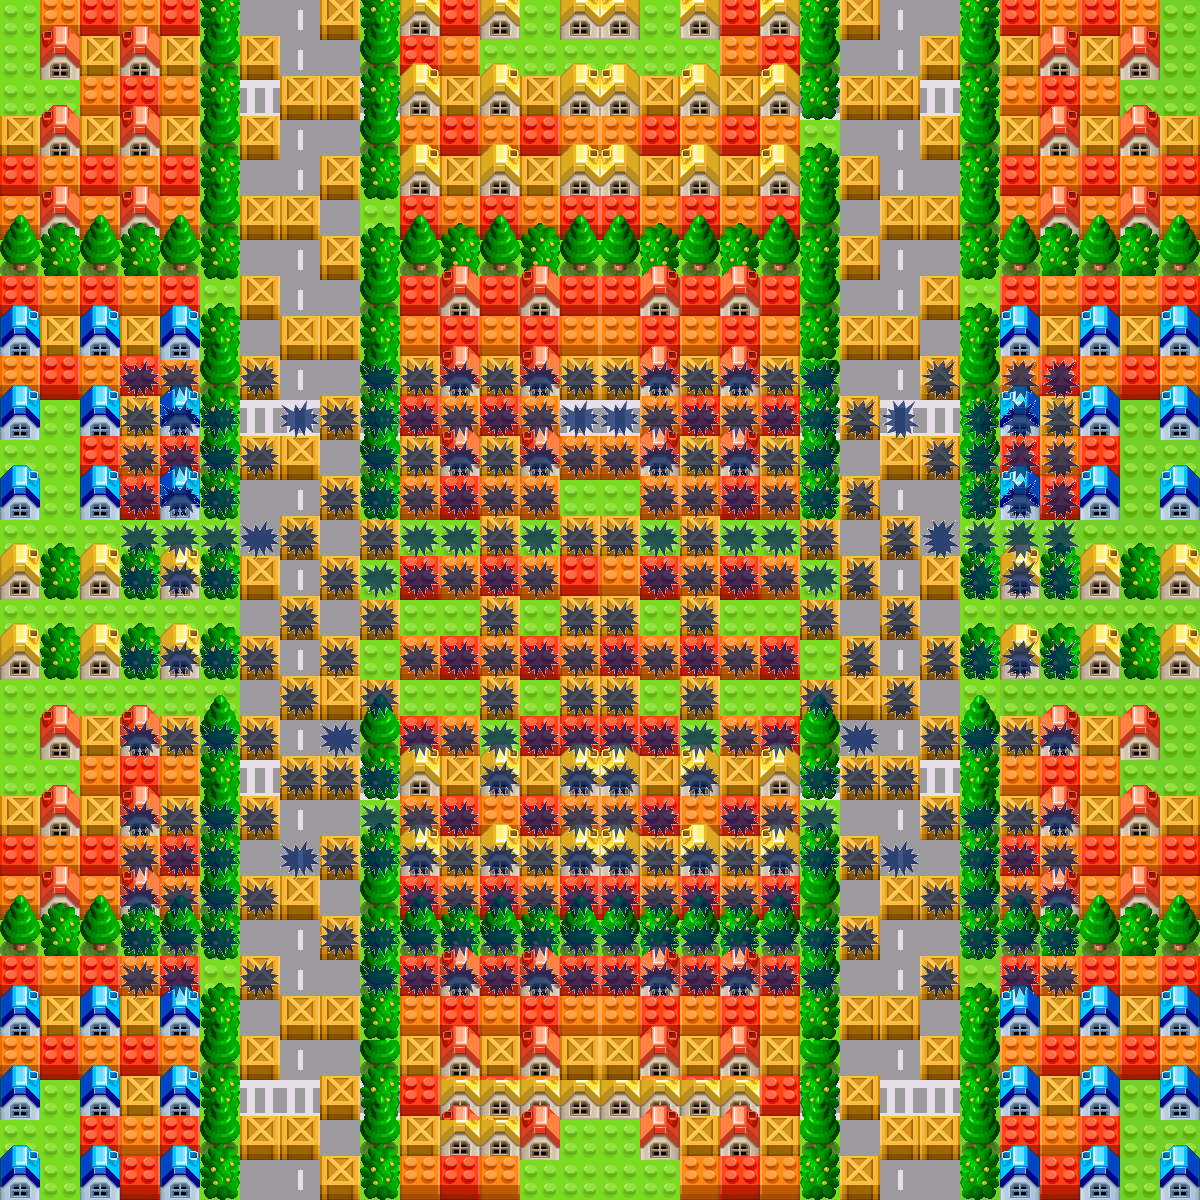

A 2D game scene composited from a Tiled map and its tileset images. What follows is a short description and the map's XML, with each tile layer's data collapsed to a summary:
An orthogonal 30x30 tile map with 40x40 px tiles, 5 tile layers (Background, Box, BoxOutOfMap, BoxTop, ...), 4 tilesets and 1 object (spawn).

<map version="1.0" tiledversion="1.1.5" orientation="orthogonal" renderorder="right-down" width="30" height="30" tilewidth="40" tileheight="40" infinite="0" nextlayerid="12" nextobjectid="6">
 <tileset firstgid="1" name="Background" tilewidth="40" tileheight="40" tilecount="7" columns="7">
  <image source="mapItems/background.png" width="280" height="40" />
 </tileset>
 <tileset firstgid="8" name="Tileset" tilewidth="40" tileheight="67" tilecount="8" columns="8">
  <image source="mapItems/tileset.png" width="320" height="67" />
 </tileset>
 <tileset firstgid="16" name="tiles" tilewidth="40" tileheight="40" tilecount="16" columns="8">
  <image source="mapItems/tiles.png" width="320" height="80" />
 </tileset>
 <tileset firstgid="32" name="collide" source="mapItems/collide.tsx" />
 <layer id="6" name="Background" width="30" height="30" locked="1" offsetx="-3.90799e-14" offsety="0">
  <data>[900 cells, 900 non-empty, 5 distinct tile ids]</data>
 </layer>
 <layer id="7" name="Box" width="30" height="30">
  <data>[900 cells, 664 non-empty, 8 distinct tile ids]</data>
 </layer>
 <layer id="8" name="BoxOutOfMap" width="30" height="30">
  <data>[900 cells, 22 non-empty, 5 distinct tile ids]</data>
 </layer>
 <layer id="9" name="BoxTop" width="30" height="30">
  <data>[900 cells, 652 non-empty, 8 distinct tile ids]</data>
 </layer>
 <layer id="11" name="collide" width="30" height="30" opacity="0.72">
  <properties>
   <property name="collidable" value="true" />
  </properties>
  <data>[900 cells, 280 non-empty, 1 distinct tile ids]</data>
 </layer>
 <objectgroup id="10" name="object1">
  <object id="3" name="spawn" x="561.333" y="480" width="74.6667" height="34.6667" />
 </objectgroup>
</map>
